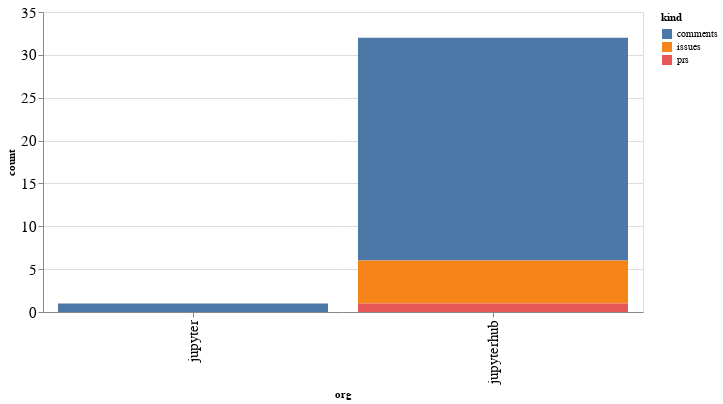

Notebook code for this chart:
### Code cell
alt.Chart(org_summaries, width=600).mark_bar().encode(
    x='org',
    y='count',
    color='kind',
    tooltip="org"
)

### Figure 1 — Vega-Lite specification as saved in the notebook (floating-point values rounded to 4 significant figures)
{"config": {"axisLeft": {"labelFontSize": 15}, "axisBottom": {"labelFontSize": 15}}, "data": {"name": "data-c235560b89ca38fd67bd22f0410cec0b"}, "mark": "bar", "encoding": {"color": {"type": "nominal", "field": "kind"}, "tooltip": {"type": "nominal", "field": "org"}, "x": {"type": "nominal", "field": "org"}, "y": {"type": "quantitative", "field": "count"}}, "width": 600, "$schema": "https://vega.github.io/schema/vega-lite/v4.8.1.json", "datasets": {"data-c235560b89ca38fd67bd22f0410cec0b": [{"org": "jupyter", "kind": "comments", "count": 1}, {"org": "jupyterhub", "kind": "comments", "count": 26}, {"org": "jupyterhub", "kind": "issues", "count": 5}, {"org": "jupyterhub", "kind": "prs", "count": 1}]}}
